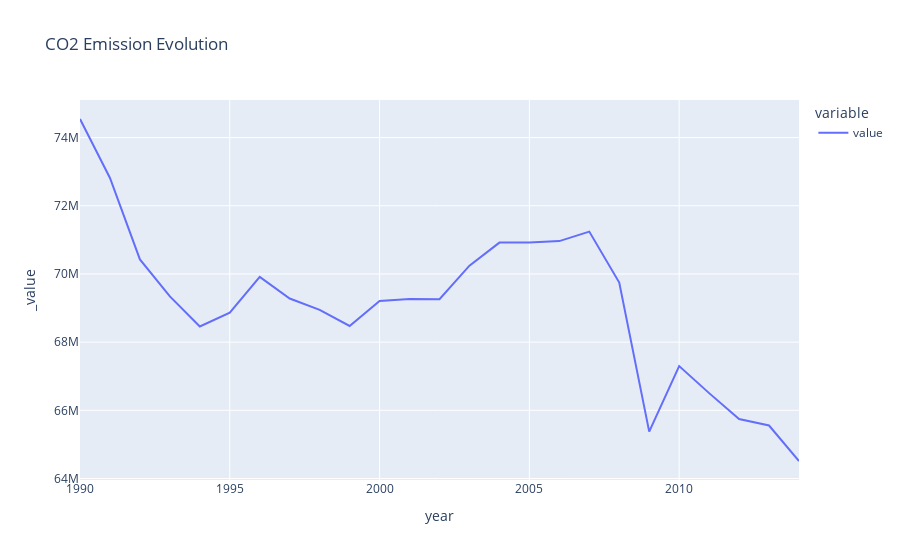

Here is the notebook cell this chart was saved with:
### Code cell
fig = px.line(df_grouped_by_year, 
              x='year', 
              y=df_grouped_by_year.columns[1:],
              title="CO2 Emission Evolution")
fig.show()

### Figure 1 — Plotly figure (JSON) as saved in the notebook; plotly's stock layout.template omitted (floating-point values rounded to 4 significant figures)
{"data": [{"hovertemplate": "variable=value<br>year=%{x}<br>_value=%{y}<extra></extra>", "legendgroup": "value", "line": {"color": "#636efa", "dash": "solid"}, "marker": {"symbol": "circle"}, "mode": "lines", "name": "value", "orientation": "v", "showlegend": true, "type": "scatter", "x": [1990, 1991, 1992, 1993, 1994, 1995, 1996, 1997, 1998, 1999, 2000, 2001, 2002, 2003, 2004, 2005, 2006, 2007, 2008, 2009, 2010, 2011, 2012, 2013, 2014], "xaxis": "x", "y": [74550000.0, 72820000.0, 70430000.0, 69340000.0, 68460000.0, 68870000.0, 69910000.0, 69280000.0, 68950000.0, 68470000.0, 69210000.0, 69270000.0, 69260000.0, 70240000.0, 70920000.0, 70920000.0, 70960000.0, 71240000.0, 69750000.0, 65380000.0, 67300000.0, 66500000.0, 65750000.0, 65550000.0, 64510000.0], "yaxis": "y"}], "layout": {"legend": {"title": {"text": "variable"}, "tracegroupgap": 0}, "title": {"text": "CO2 Emission Evolution"}, "xaxis": {"anchor": "y", "domain": [0, 1], "title": {"text": "year"}}, "yaxis": {"anchor": "x", "domain": [0, 1], "title": {"text": "_value"}}}}
